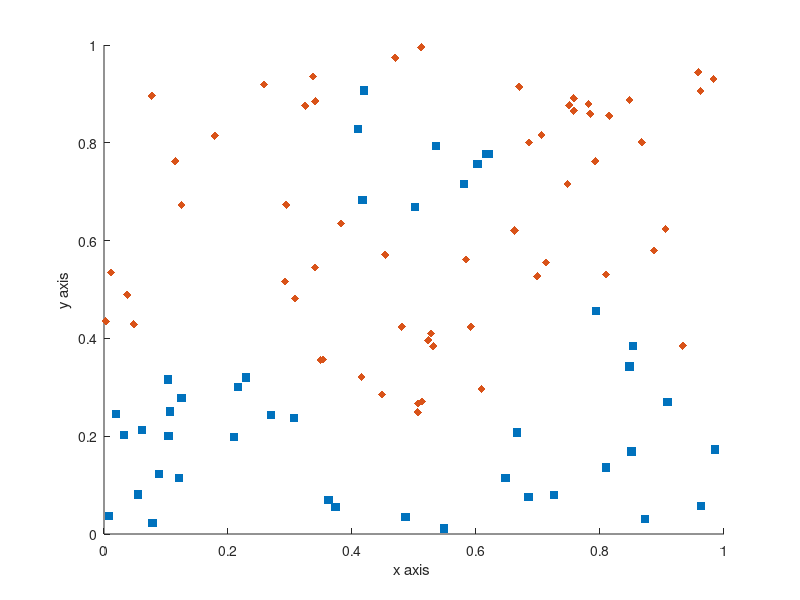

The MATLAB source for this figure: (Note: this script raises an error after producing the figure.)
points=rand(100,2);
count_pos=0;
count_neg=0;
sigma=0.06;
for i=1:100
   v_1=(1/5)*sin(10*points(i,1))+0.3;
   v_2=(points(i,2)-0.8)^2+(points(i,1)-0.5)^2;
   if((points(i,2)<v_1)||(v_2<(0.15)^2))
       desired(i)=1;
       count_pos=count_pos+1;
       pos_point=[points(i,1),points(i,2)];
       pos_point_x(count_pos)=points(i,1);
       pos_point_y(count_pos)=points(i,2);
   else 
       desired(i)=-1;
       count_neg=count_neg+1;
       neg_point=[points(i,1),points(i,2)];
       neg_point_x(count_neg)=points(i,1);
       neg_point_y(count_neg)=points(i,2);
       
   end
end

 figure()
    hold on;
     
      scatter(pos_point_x,pos_point_y,'filled','k','s')
 scatter(neg_point_x,neg_point_y,'filled','b','d')
   %  title([' Misclassification rate with \eta=',num2str(eta)] )
      xlabel('x axis ')
   ylabel('y axis')
  % legend('test data')
   
   hold off;
   
   % this is the part where we start the optimization 
   
   f=-1*ones(100,1);
   prod_of_desired=transpose(desired)*desired;
 
  
   for l=1:100
       for k=1:100
           temp=norm(points(l,:)-points(k,:))^2;
           %sigma=50;
          from_kernel(l,k)=exp(-1*temp/sigma);
           % from_kernel(l,k)=(1+dot(points(l,:),points(k,:)))^9;% this is the polynomial kernel
           
       end
   end
   
   
  H=prod_of_desired.*(from_kernel);
  A=[];
  b=[];
   Aeq=desired;
   beq=0;
   lb=zeros(100,1);
   options = optimoptions('quadprog','Algorithm','interior-point-convex','Display','off');
   
  [alpha,fval,exitflag,output,lambda]=quadprog(H,f,A,b,Aeq,beq,lb,[],[],options);
   
   
   %now we are finding out the value of g(x)
   % for theta
     d=0; 
     for k=1:100
         if(alpha(k)~=0)
             d=d+1;
            req(d)=k;
            
         end
        
     end
     
     final_theta=0;
     for sz=1:d
        val_sup_vec(sz,:)=points(req(sz),:);
        label_sup_vec(sz)=desired(req(sz));
        %  theta=label_sup-
        later_portion=0;
        for k=1:100
           temp=norm(points(k,:)-val_sup_vec(sz,:))^2;
           %sigma=50;
          later_portion=later_portion+(desired(k)*alpha(k)*exp(-1*temp/sigma));
           % from_kernel(l,k)=(1+dot(points(l,:),points(k,:)))^9;% this is the polynomial kernel
           
        end
    
        theta(sz)=label_sup_vec(sz)-later_portion;
        final_theta=final_theta+theta(sz);
    %getting the indexes of all support vectors
    
     end
    final_theta=final_theta/d;
    
  id=1;  
   % for x1=0:0.001:1
    %    for x2=0:0.001:1
    y=1;y1=1;y2=1;
    for x1=0:0.001:1
         for x2=0:0.001:1
            g=0;
            for d=1:100
                if (alpha(d)~=0)
                    temp1=norm(points(d,:)-[x1 x2])^2;
                    g=g+(alpha(d)*desired(d)*exp(-1*temp1/sigma));
                end
            end
            g=g+final_theta;
            
            %if(abs(0-g)<=0.06)
            
            %if(round(g)==0)
           % if(round(g,2)==0.00)
           if(abs(0-g)<=0.001)
                ss1(y)=x1;
                ss2(y)=x2;
                y=y+1;
            end
            
            if(abs(1-g)<=0.002)
                ss11(y1)=x1;
                ss21(y1)=x2;
                y1=y1+1;
             end
            
           if(abs(-1-g)<=0.002)
                ss12(y)=x1;
                ss22(y)=x2;
                y2=y2+1;
            end
            
                
        end
    end
    
    hold on;
     
      scatter(ss1,ss2,5,'g','filled')
      scatter(ss11,ss21,5,'r','filled')
      scatter(ss12,ss22,5,'y','filled')
    hold off;
    
    
   
   
   
